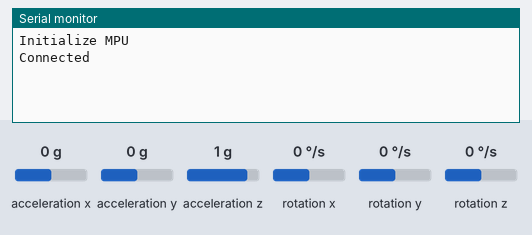
Simulated run of this sketch. Board: Arduino Uno, built with avr-gcc and run on an emulated ATmega328P. On the bench: the last lines printed to the serial monitor. The inputs (shaded band) are chosen by the test bench; at power-on: acceleration x 0 g, acceleration y 0 g, acceleration z 1 g, rotation x 0 °/s, rotation y 0 °/s, rotation z 0 °/s.

Above: at 1.2 s.
1.3 s: acceleration x set to -1.4 g
At 2.6 s:
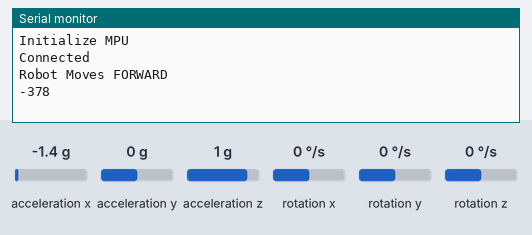
2.9 s: acceleration x set to 0.8 g
At 3.9 s:
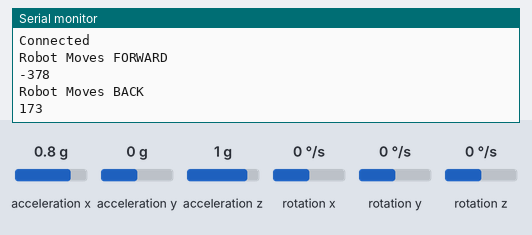

The sketch:

accelrometer.ino
```cpp
#include "Wire.h"
#include "I2Cdev.h"
#include "MPU6050.h"

MPU6050 mpu;

int16_t ax, ay, az;
int16_t gx, gy, gz;

int fval;
int bval;
int yprevVal;
int lval;
int rval;
int xprevVal;
//int yprevVal;

void setup()
{
    Wire.begin();
    Serial.begin(38400);

    Serial.println("Initialize MPU");
    mpu.initialize();
    Serial.println(mpu.testConnection() ? "Connected" : "Connection failed");

}

void loop()
{
    mpu.getMotion6(&ax, &ay, &az, &gx, &gy, &gz);

    lval = map(ay, -17000, 0, -255, 100);
    if (lval != yprevVal && ay < -5000 && ax < 8000 && ax > -8000 )
    {
      //yval = yval+100;
        Serial.println("Robot Moves LEFT");
        Serial.println(lval);
        yprevVal =lval;
    }
     else
     {
   //  Serial.println("ROBOT Stop y =0~90");
     }
    rval = map(ay, 0, 17000, -100, 255);
    if (rval != yprevVal && ay > 5000 && ax < 8000 && ax > -8000)
    {
      //yval = yval -100;
        Serial.println("Robot Moves RIGHT");
        Serial.println(rval);
        yprevVal = rval;
    }
     else
     {
   //  Serial.println("ROBOT Stop y=90~180");
     }
    delay(50);

    fval = map(ax, -17000, 0, -255, 100);
    if (fval != xprevVal && ax < -5000 && ay < 8000 && ay > -8000)
    {
        Serial.println("Robot Moves FORWARD");
        Serial.println(fval);
        xprevVal = fval;
    }
      else
     {
  //   Serial.println("ROBOT Stop x =0~90");
     }
    bval = map(ax, 0, 17000, -100, 255);
    if (bval != xprevVal && ax > 5000 && ay < 8000 && ay > -8000)
    {
        Serial.println("Robot Moves BACK");
        Serial.println(bval);
        xprevVal = bval;
    }
     else
     {
  //   Serial.println("ROBOT Stop x =90~180");
     }
    delay(50);
}
```

Measured:
- after the input at 1.3 s, the serial monitor: prints a new line after 0.11 s (image 1)
- after the input at 2.9 s, the serial monitor: prints a new line after 0.07 s (image 2)
